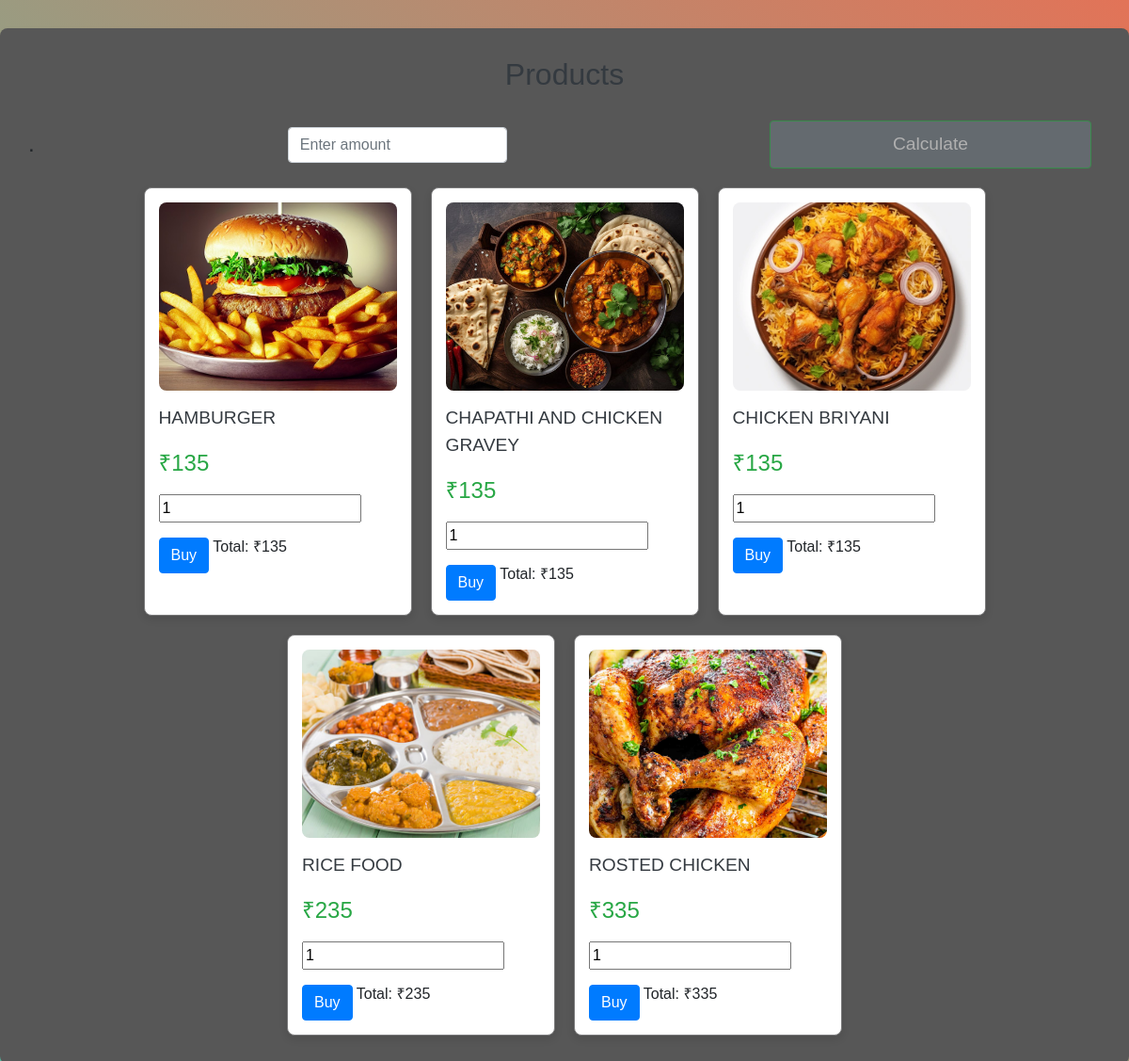
/products (signed in), run on the app's committed database.
### tables this page shows
CREATE TABLE products (
                id INTEGER PRIMARY KEY AUTOINCREMENT,
                name TEXT,
                image_path TEXT,
               
                brand TEXT,
                price INTEGER,
                details TEXT
            );

### app.py (the view, shortened to what this page needs)
@app.route('/products', methods=['GET', 'POST'])
def products():
    if session.get('role') != 'user':
        return redirect(url_for('login'))
    selected_products = []
    total_cost = 0
    with sqlite3.connect("database.db") as conn:
        products = conn.execute("SELECT * FROM products").fetchall()
    return render_template('products.html', products=products, selected_products=selected_products, total=total_cost)

### templates/products.html (shortened to what this page needs)
<!DOCTYPE html>
<html lang="en">
<head>
    <link href="https://stackpath.bootstrapcdn.com/bootstrap/4.5.2/css/bootstrap.min.css" rel="stylesheet">
</head>
<body>
    <div class="container">
        <h2> Products</h2>
        <div class="form-inline">
            <label for="budget" class="h4">     .</label>
            <input type="number" name="budget" id="budget" class="form-control" placeholder="Enter amount" required>
            <button type="button" class="btn btn-budget" id="calculate-budget" disabled>Calculate</button>
        </div>
        <div class="product-list">
            {% for product in products %}
            <div class="col-md-3 product-card" data-price="{{ product[4] }}">
                <img src="{{ product[2] }}" alt="{{ product[1] }}">
                <div class="product-name">{{ product[1] }}</div>
                <div class="product-price">₹{{ product[4] }}</div>
                <form action="{{ url_for('buy_product', product_id=product[0]) }}" method="POST" class="buy-form">
                    <input type="number" name="quantity" id="quantity-{{ product[0] }}" min="1" max="{{ product[3] }}" value="1" required>
                    <button type="submit" class="btn btn-primary mt-3">Buy</button>
                    <span id="total-{{ product[0] }}" class="total-price mt-2">Total: ₹{{ product[4] }}</span>
                </form>
            </div>
            {% endfor %}
        </div>
    </div>
</body>
</html>

### templates/products.html (style rules this page uses)
body { font-family: Arial, sans-serif; background: linear-gradient(45deg, #f06, #48c9b0, #ff6347, #4682b4); background-size: 400% 400%; animation: gradientAnimation 15s ease infinite; padding-top: 30px; }
.container { max-width: 1200px; margin: auto; background-color: #575757; padding: 30px; border-radius: 8px; box-shadow: 0 4px 6px rgba(0, 0, 0, 0.1); }
h2 { text-align: center; color: #343a40; margin-bottom: 30px; }
.product-card { border: 1px solid #787879; border-radius: 8px; padding: 15px; box-shadow: 0 4px 8px rgba(0, 0, 0, 0.1); background-color: #fff; transition: transform 0.3s ease; }
.product-card img { width: 100%; height: 200px; object-fit: cover; border-radius: 8px; }
.product-card .product-name { font-size: 1.2em; color: #343a40; margin-top: 15px; }
.product-card .product-price { color: #28a745; font-size: 1.5em; margin: 15px 0; }
.form-inline { margin-bottom: 20px; display: flex; justify-content: space-between; }
.form-inline input, .form-inline button { margin: 0 10px; }
.btn-budget { background-color: #28a745; border-color: #28a745; padding: 10px; color: rgb(224, 224, 224); font-size: 1.2em; width: 30%; }
.btn-budget:disabled { background-color: #6c757d; }
.product-list { display: flex; flex-wrap: wrap; gap: 20px; justify-content: center; }

### data on the page
products: shows a picture, name "HAMBURGER", price "135", quantity "1"
products: shows a picture, name "CHAPATHI AND CHICKEN GRAVEY", price "135"
products: shows a picture, name "CHICKEN BRIYANI", price "135"
products: shows a picture, name "RICE FOOD", price "235"
products: shows a picture, name "ROSTED CHICKEN", price "335"
